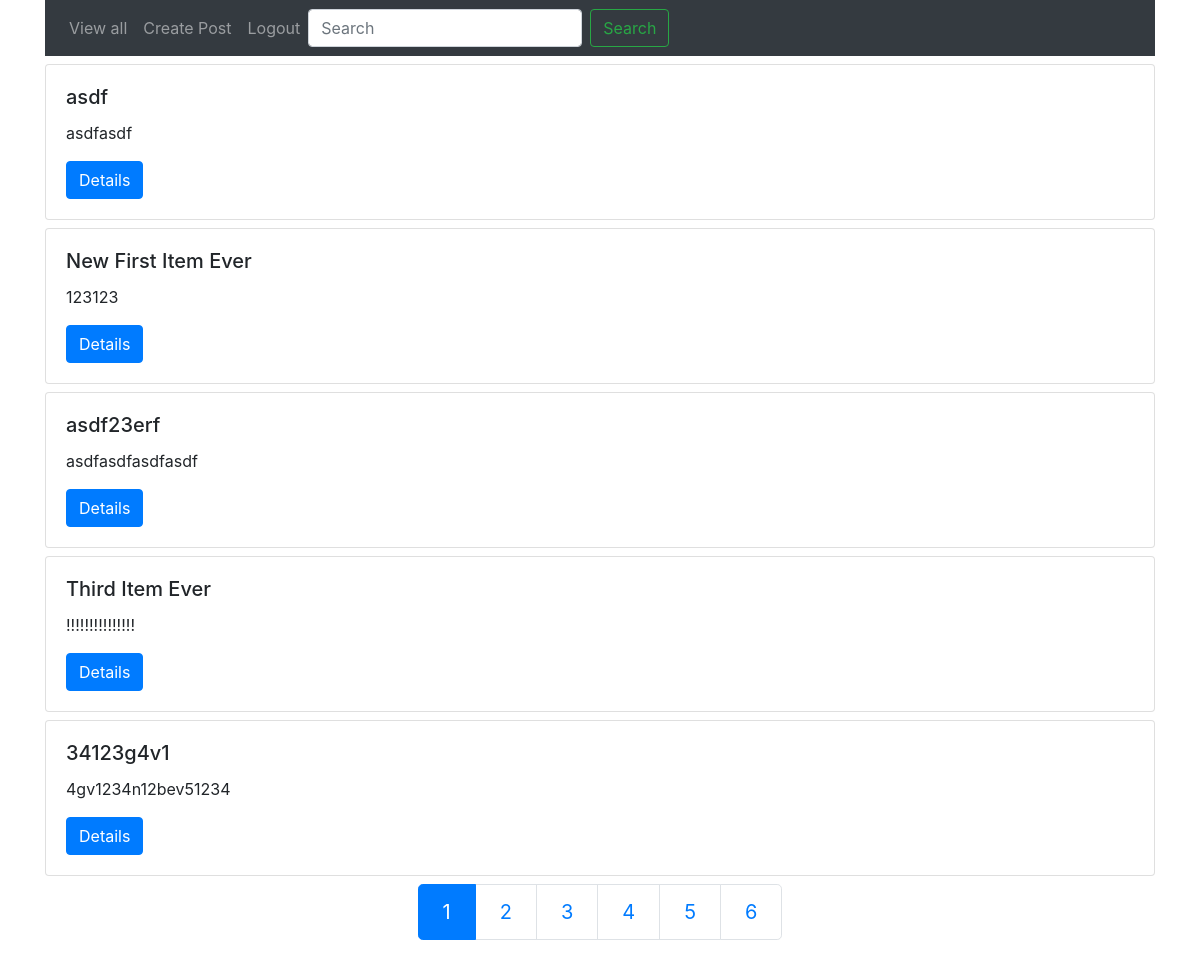
Before: /posts/ (signed in) with the older database file.
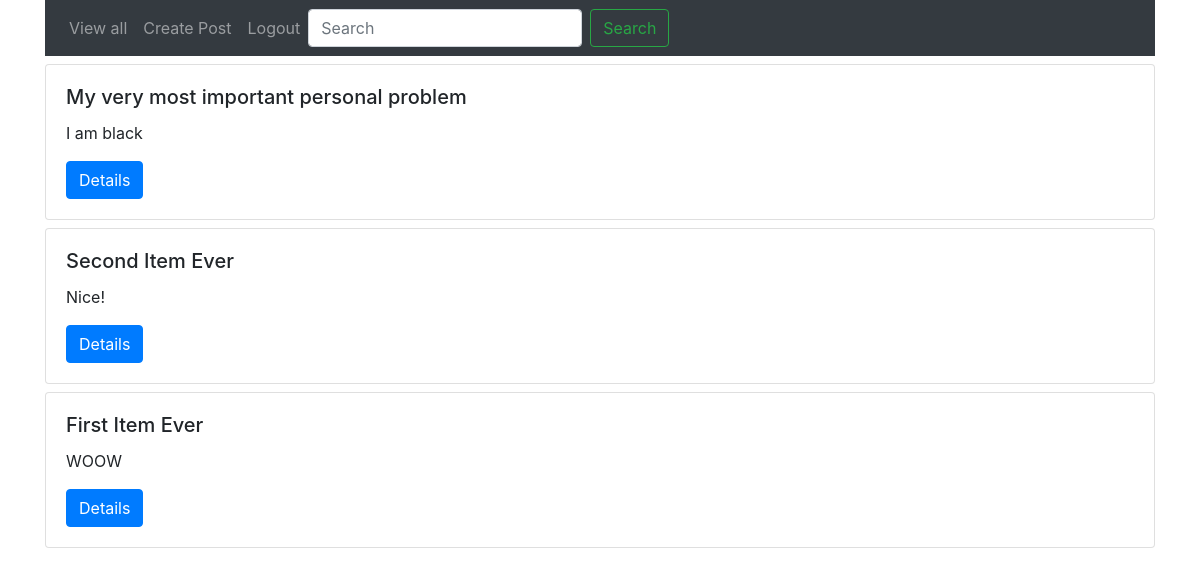
After: the same page with the newer database file.
### posts/models.py (models this page shows, shortened)
class Post(models.Model):
    title = models.CharField(max_length=100)
    body = models.TextField()
    created_timestamp = models.DateTimeField(auto_now_add=True, auto_now=False)
    post_image = models.ImageField(upload_to=upload_location,
                                   null=True, blank=True)
    author = models.ForeignKey(USER_MODEL, on_delete=models.CASCADE, related_name='Likes')
    likes = models.ManyToManyField(USER_MODEL, blank=True)
    class Meta:
        ordering = ['-created_timestamp']

### posts/views.py (the view)
# urls.py: path('', login_required(PostList.as_view(), login_url='../account/login'), name='list_view'),
class PostList(ListView):
    template_name = 'posts/list.html'
    context_object_name = 'posts'
    paginate_by = 5
    def get_queryset(self):
        return Post.objects.all()

### posts/templates/posts/list.html
{% extends 'base.html' %}
{% block navigation %}
    {% include 'posts/navigation.html' %}
{% endblock %}
{% block content %}
    {% for post in posts %}
    <div class="card mt-2">
        <div class="card-body">
            <h5 class="card-title">{{ post.title }}</h5>
            <p class="card-text">{{ post.body|truncatechars:40 }}</p>
            <a href="{% url 'posts:details_view' pk=post.id %}" class="btn btn-primary">Details</a>
        </div>
    </div>
    {% endfor %}
    {% if is_paginated %}
    <ul class="pagination pagination-lg justify-content-center mt-2">
        {% for i in paginator.page_range %}
            {% if i <= page_obj.number|add:5 and i >= page_obj.number|add:-5 %}
                {% if page_obj.number == i %}
                <li class="page-item active" aria-current="page">
                    <span  class="page-link">
                        {{ i }} <span class="sr-only">(current)</span>
                    </span>
                </li>
                {% else %}
                <li class="page-item"><a class="page-link" href="?page={{ i }}">{{ i }}</a></li>
                {% endif %}
            {% endif %}
        {% endfor %}
    </ul>
    {% endif %}
{% endblock %}

Changed rows visible on the page:
removed Post: title "asdf", body "asdfasdf"
removed Post: title "New First Item Ever", body "123123"
removed Post: title "asdf23erf", body "asdfasdfasdfasdf"
removed Post: title "Third Item Ever", body "!!!!!!!!!!!!!!!"
removed Post: title "34123g4v1", body "4gv1234n12bev51234"
now on this page (row edited): Post: title "My very most important personal problem", body "I am black"
added Post: title "Second Item Ever", body "Nice!"
now on this page (row edited): Post: title "First Item Ever", body "WOOW"
Other visible differences:
list line gone: "1"
list line gone: "2"
list line gone: "3"
list line gone: "4"
list line gone: "5"
list line gone: "6"
